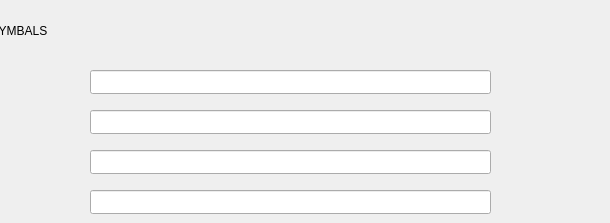
        <widget class="QWidget" name="page_12">
         <widget class="QLineEdit" name="cymbalsCount_lineEdit_4">
          <property name="geometry">
           <rect>
            <x>90</x>
            <y>110</y>
            <width>401</width>
            <height>24</height>
           </rect>
          </property>
         </widget>
         <widget class="QLineEdit" name="cymbalsPrice_lineEdit_4">
          <property name="geometry">
           <rect>
            <x>90</x>
            <y>150</y>
            <width>401</width>
            <height>24</height>
           </rect>
          </property>
         </widget>
         <widget class="QLineEdit" name="cymbalsModel_lineEdit_4">
          <property name="geometry">
           <rect>
            <x>90</x>
            <y>70</y>
            <width>401</width>
            <height>24</height>
           </rect>
          </property>
         </widget>
         <widget class="QLineEdit" name="cymbalsMaterial_lineEdit_4">
          <property name="geometry">
           <rect>
            <x>90</x>
            <y>190</y>
            <width>401</width>
            <height>24</height>
           </rect>
          </property>
         </widget>
         <widget class="QLabel" name="cymbalsName_label_4">
          <property name="geometry">
           <rect>
            <x>-10</x>
            <y>0</y>
            <width>601</width>
            <height>61</height>
           </rect>
          </property>
          <property name="text">
           <string>CYMBALS</string>
          </property>
         </widget>
        </widget>
